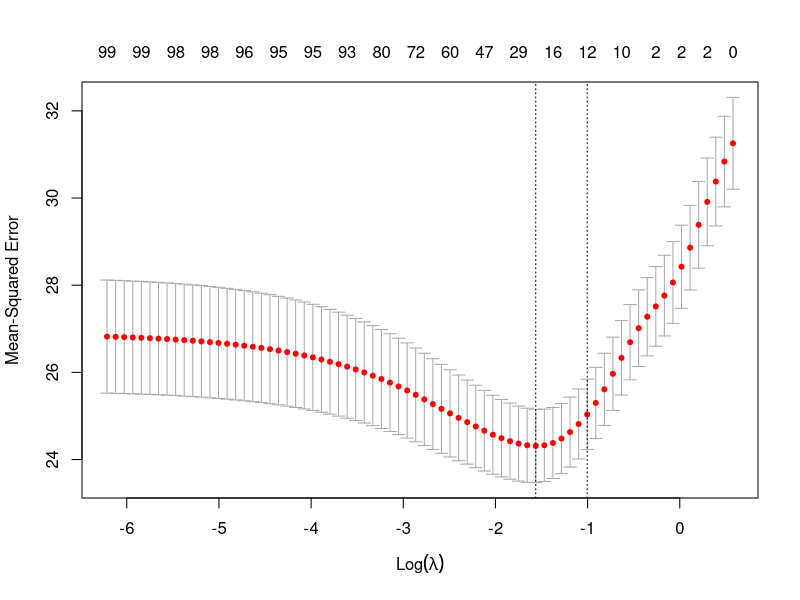
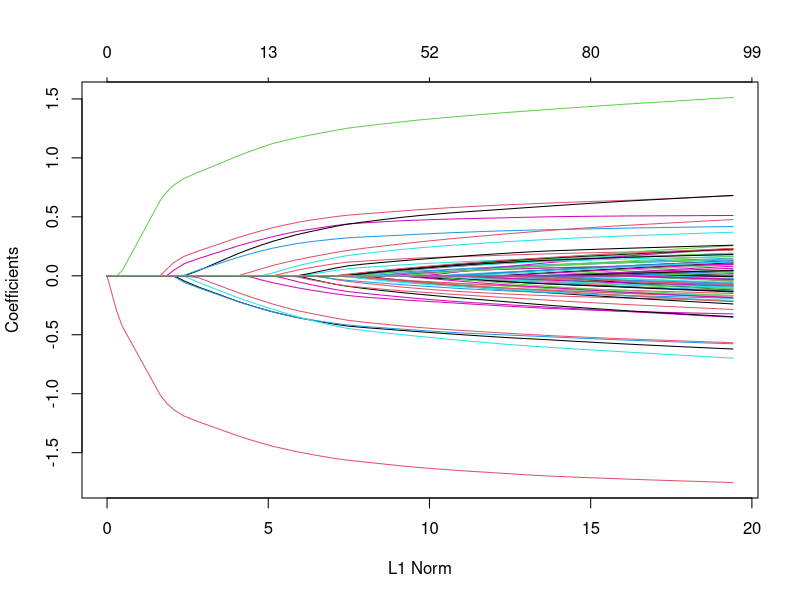
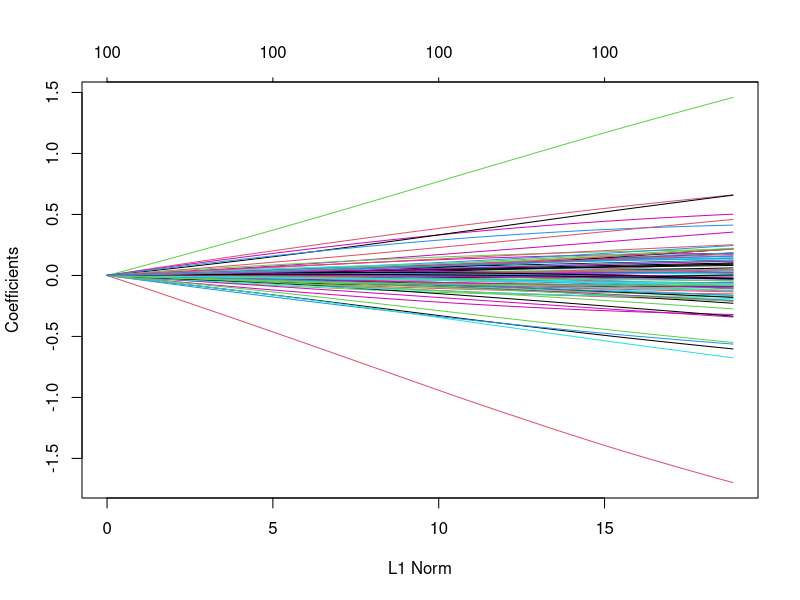

Reproduce these figures in R, in order.
rm(list=ls())
library(glmnet)
set.seed(1010)
n=1000;p=100
nzc=trunc(p/10)

# define x as a bunch of random data
# NB: dim(x)=1000 x 100
x=matrix(rnorm(n*p),n,p)
# make a vector of lenght nzc (=10) of random #s
beta=rnorm(nzc)
# NB: %*% is matrix mult
fx= x[,seq(nzc)] %*% beta

# regression:
# ====
eps=rnorm(n)*5
# define y
# y=drop(fx+eps)
y=fx+eps
# do cv curve and show coeffs
cvob1=cv.glmnet(x,y,alpha=1)
plot(cvob1)
coef(cvob1)

# classification:
# ====
# now squish fx via logit
px=exp(fx)
px=px/(1+px)
# make a "binary"/"dichotomous" random variable
ly=rbinom(n=length(px),prob=px,size=1)
cvob3a=cv.glmnet(x,ly,family="binomial",type.measure="auc")

# regularization path
plot(glmnet(x,y))
# what if L2?
plot(glmnet(x,y,alpha=0))
